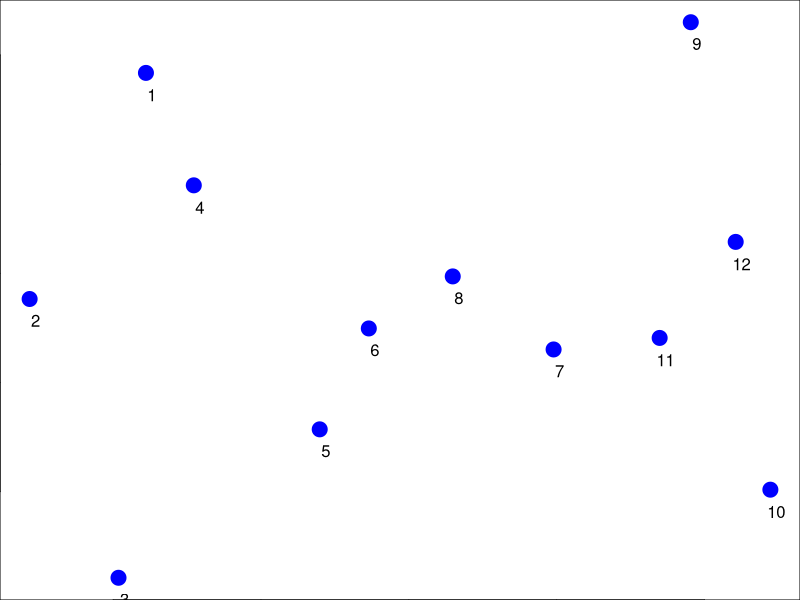
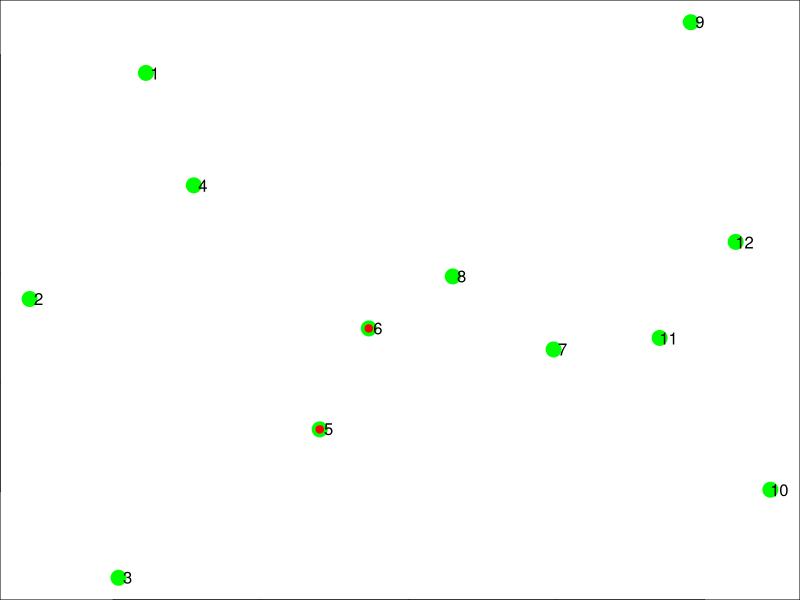
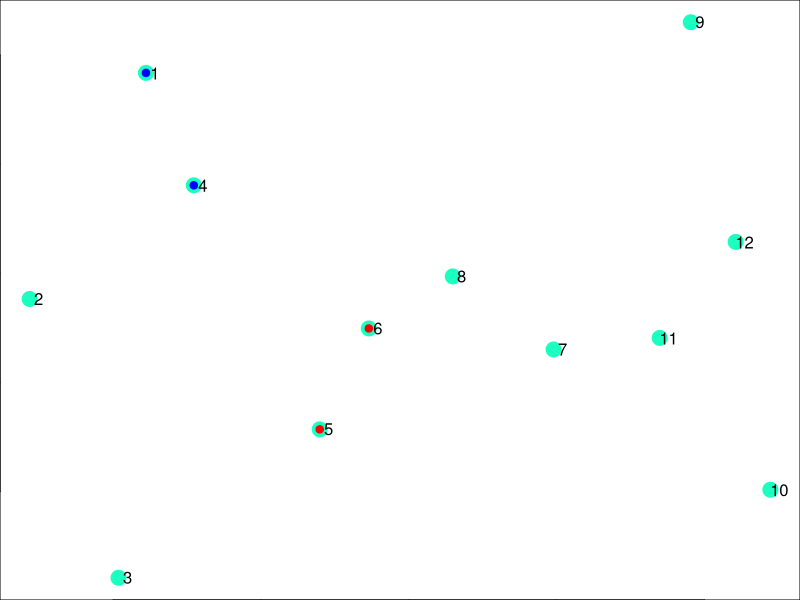
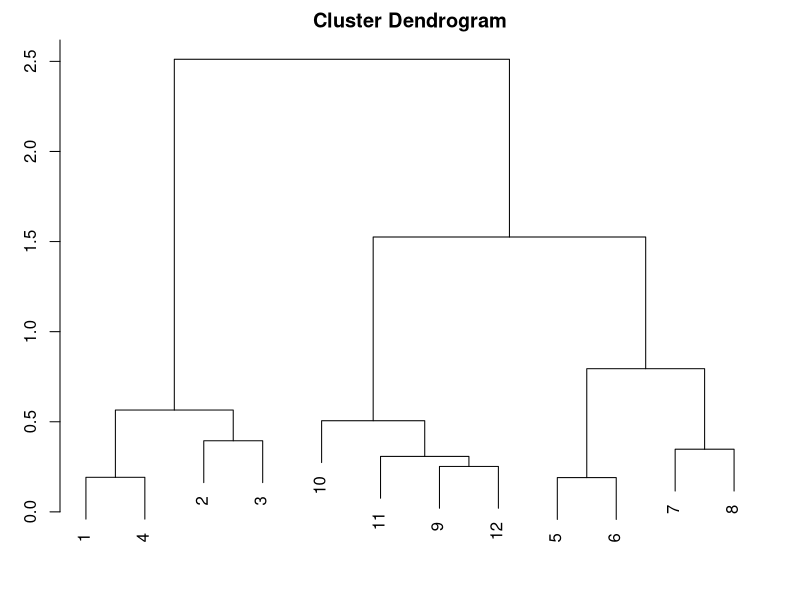
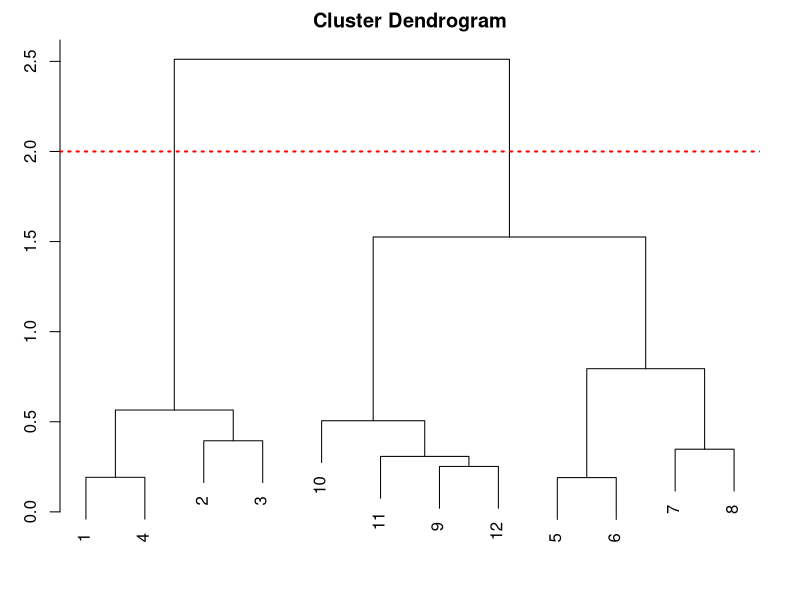
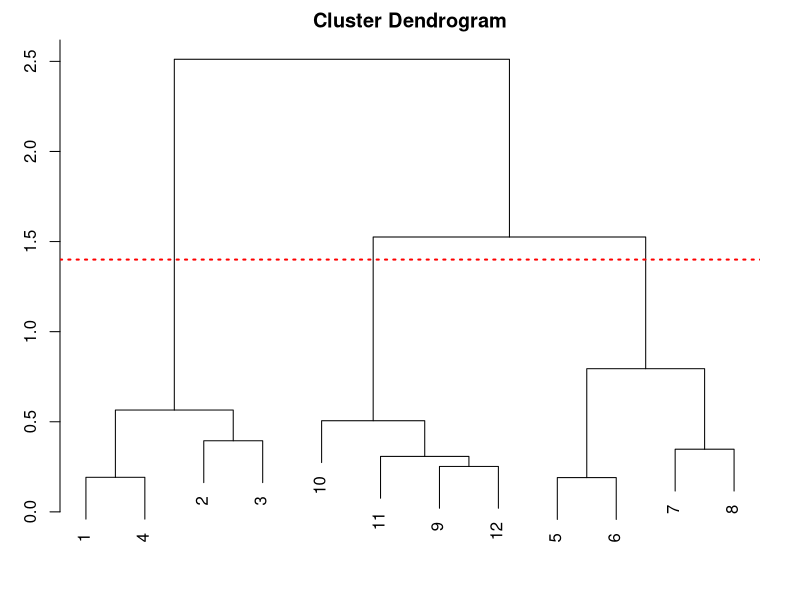
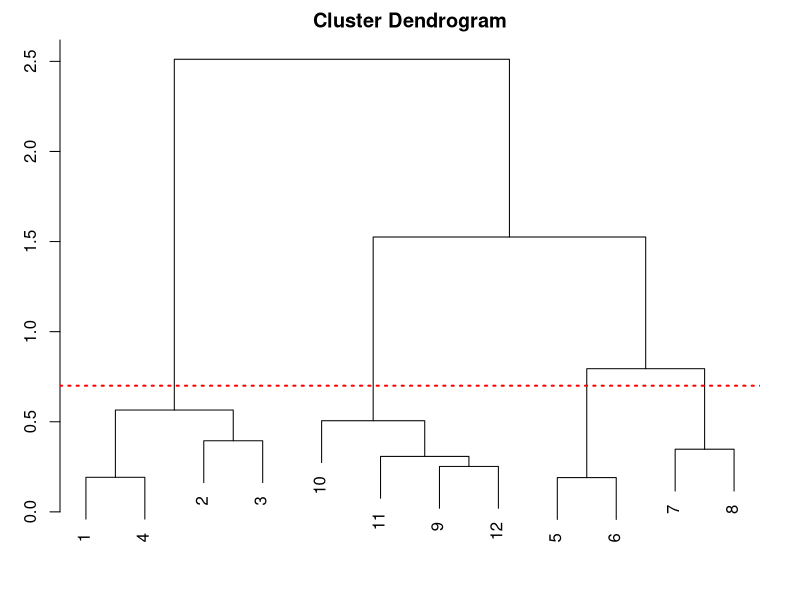
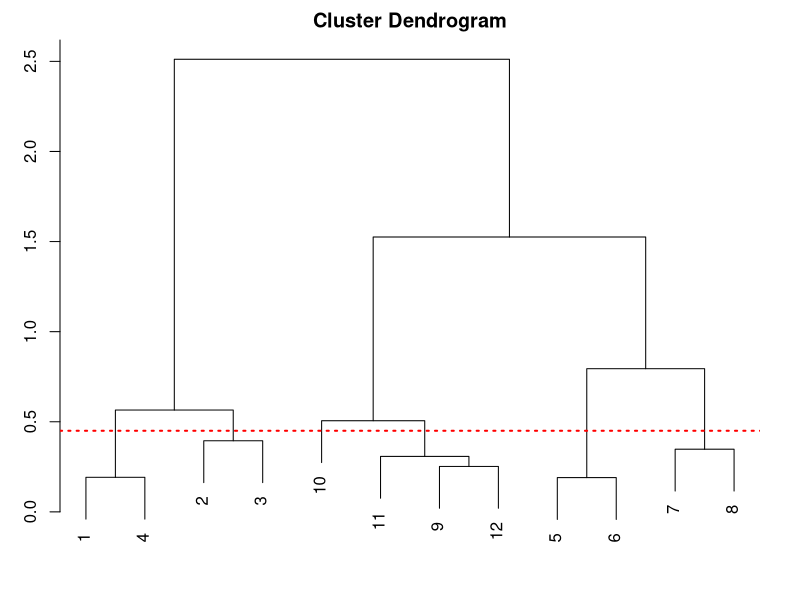

Write R code to recreate these figures, in order.
set.seed(2022 - (24+02))
par(mar = c(0,0,0,0))
x <- rnorm(12, mean = rep(1:3, each =  4), sd = 0.2)
y <- rnorm(12, mean = rep(1,2,1, each =  4), sd = 0.2)
plot(x,y, pch = 19, col = "blue", cex = 2)
text(x + 0.02, y - 0.02, labels = as.character(1:12)) # annotation

# running the hierarchical clustering algorithm

dframe <- data.frame(x = x,y = y)
dist(dframe)
# dist() takes a data frame or a matrix and calculates the distances between all the different rows
# and returns the distance matrix: which shows all the pair wise distances!
# by default the distance is calculated based on Euclidean distance metric
# but the metric can be provided to the dist() call to override the defaults

for(i in 1:12){print(sqrt((dframe[i,][1] - dframe[i+1,][1])^2 + (dframe[i,][2] - dframe[i+1,][2])^2))}
# this gives the first diagonal line of distances in the distance matrix returned by the dist() function

for(i in 1:12){print(sqrt((dframe[i,][1] - dframe[i+2,][1])^2 + (dframe[i,][2] - dframe[i+2,][2])^2))}
# this gives the second diagonal line of distances in the distance matrix returned by the dist() function

for(i in 1:12){print(sqrt((dframe[i,][1] - dframe[i+3,][1])^2 + (dframe[i,][2] - dframe[i+3,][2])^2))}
# this gives the first diagonal line of distances in the distance matrix returned by the dist() function

# so on and so forth
# the matrix returned by dist() is a lower triangular matrix
# it gives all the pair wise distances: square root of the sum of distances along x,y coordinates
# for all possible unique pairs of data points!

# finding out the two points that are closest to each other
min(dist(dframe))  # 0.1900592
which(dist(dframe) == min(dist(dframe)), arr.ind = TRUE)  # 39

# 39 th value in the distance matrix corresponds to the distance between 6th and 5th rows (records)
par(mar=c(0,0,0,0))
plot(x,y, pch = 19, col = "green", cex = 2)
text(x + 0.03,y, labels = as.character(1:12))
points(x = dframe$x[c(5,6)], y = dframe$y[c(5,6)], pch = 19, col = "red")  # colour coding the closest data points red

order(dist(dframe), decreasing = FALSE)
# getting the indices of the elements in dist(dframe) object, with an ascending order
# [1] 39  3 63 65 66 47 62 52 55 12 64 22  1 41  2 31 61 53 13 32 56 46  4 23 59 54  5 40 57 24 34 60 50
# [34] 14  7 58 48 15 44 26 33 51 42 49  6 45 17 25 43 37 35 10 16 38  8 29 36 11 27 30 20  9 28 18 21 19

dist(dframe)[3] # 0.1918391

par(mar=c(0,0,0,0))
plot(x,y, pch = 19, col = "#1BFFC1", cex = 2)
text(x + 0.03,y, labels = as.character(1:12))
points(x = dframe$x[c(5,6)], y = dframe$y[c(5,6)], pch = 19, col = "red")  # colour coding the closest data points red
points(x = dframe$x[c(1,4)], y = dframe$y[c(1,4)], pch = 19, col = "blue") # second closest points

# hclust() function creates a dendrogram object using the distance matrix
par(mar=c(2,3,2,2))
hclust(dist(dframe))
plot(hclust(dist(dframe)))

# the data points that were clustered first are at the bottom of the dendrogram
# and the data points that were clustered later (merged super points) are positioned higher in the 
# dendrogram

# depending on where one looks, the number of clusters in a dendrogram may vary!
# it comes down to where one wants to slice the dendrogram horizontally!
par(mar=c(2,3,2,2))
plot(hclust(dist(dframe)))
abline(h=2, lty="dotted", col = "red", lwd=2)
# above this red line there are just two main clusters

par(mar=c(2,3,2,2))
plot(hclust(dist(dframe)))
abline(h=1.4, lty="dotted", col = "red", lwd=2)
# below this red line there are three main clusters

par(mar=c(2,3,2,2))
plot(hclust(dist(dframe)))
abline(h=0.7, lty="dotted", col = "red", lwd=2)
# below this red line there are four main clusters

par(mar=c(2,3,2,2))
plot(hclust(dist(dframe)))
abline(h=.45, lty="dotted", col = "red", lwd=2)
# below this red line there are six main clusters

# so it is important to cut the tree at a level that is appropriate to the data and purpose

# better looking dendrograms





















# merging data points

# when merging two data points what becomes the coordinate of the new super point?
# what is the exact location of the super point resulting from the merger?

# not really considering the merger of two data points, but the merger of two clusters   
    # one method of merger is the average linkage
    # here the coordinates of the new data point is the average of the x,y coordinates of parent data points
    
    # next method of merger is called a complete linkage
    # here the distance between two clusters of data points is measured
    # take the farthest two points from two clusters
    # the distance between those two clusters is equal to distance between the two farthest points in those clusters

# the resulting distance is generally greater when the complete method is used compared to the average method
# these two methods can produce very different results; thus it is better to try and find out which one is appropriate for
# the problem setting at hand


# heatmap()

# a really nice function to visualize matrix data
# for an extremely large table/large matrix of numbers
# heatmaps help to take a quick look at them in an organized way
# heatmap() function essentially runs a hierarchical cluster analysis on the rows & columns of the data passed 
# to the function 
# rows of the tables are generally observations/records 
# columns of the tables are generally a set of observations belonging to specific categories (variables)

# heatmap() organizes the rows and columns of the dataframe in order to make the visualizing easier
# this organization is done through hierarchical clustering

heatmap(as.matrix(dframe))
# the cluster dendrogram is shown on the right: the same dendrogram plot(hclust(data)) returns
# since there are just two columns, two clusters are shown for columns

# hierarchical clustering organizes high dimensional data in a logical & intuitive way
# defining what is considered "close" between two points is important
# a merging strategy is essential
# in hierarchical clustering the clustering picture may be unstable
# removal of outliers/noise could change the cluster dendrogram significantly
# it is deterministic: no randomness
# clustering algorithms are sensitive to the scaling: variables measured in different units can easily throw off the algorithm
# choosing where to cut the dendrogram can be difficult
# must be used primarily for exploratory purposes

